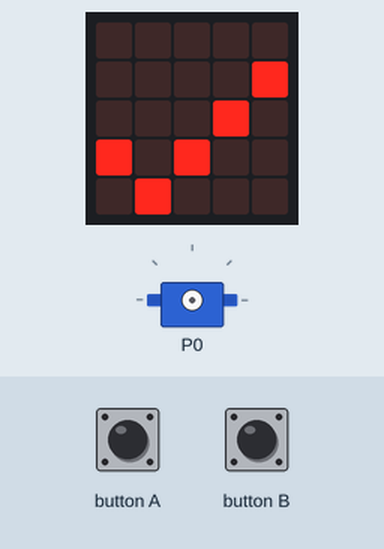
This program was run on a simulated BBC micro:bit (MakeCode). Parts: the board's 5×5 LED display, servo. The inputs (shaded band) are chosen by the test bench.

Above: at 1.8 s.
1.9 s: button A pressed for 0.15 s
3.5 s: button B pressed for 0.15 s
At 4.6 s:
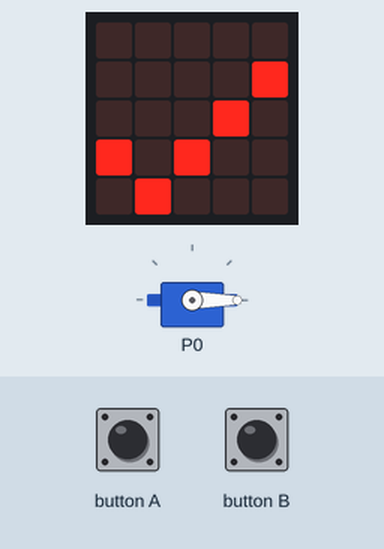
Timing chart, 0 to 6.5 s (numbered marks = the images above; inputs shaded):
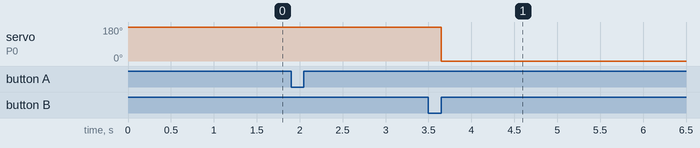

Measured:
- after the input at 3.5 s, servo on P0: 180° → 0° after 0.15 s

The program:

main.ts
```typescript
input.onButtonPressed(Button.A, function () {
    dreh += 150
    pins.servoWritePin(AnalogPin.P0, dreh)
})
input.onButtonPressed(Button.B, function () {
    pins.servoWritePin(AnalogPin.P0, 0)
})
let dreh = 0
basic.showIcon(IconNames.Yes)
dreh = 90
basic.forever(function () {

})
```

test.ts
```typescript
// Hier kann man Tests durchführen; diese Datei wird nicht kompiliert, wenn dieses Paket als Erweiterung verwendet wird.
```
